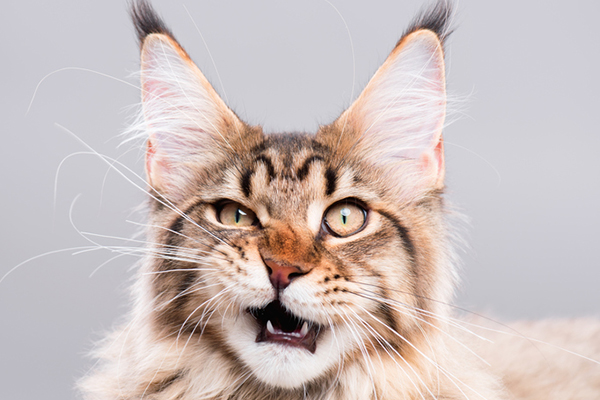
#> input picture cat.jpg, 600 x 400 px
$ python 'Tuz ve Biber.py'
#> lines starting #> are read from the running program, lines starting #| are printed output that depends on the picture; after the words box and inside, x2 and y2 are one past the last pixel; in counts of white or black regions, pixels touching at a corner belong together
import cv2
import numpy as np
import random

photo = cv2.imread('cat.jpg')
#> photo is the input picture: shape (400, 600, 3); mean B, G, R 188.6, 190.5, 203.2

height, width, _ = photo.shape
#> height = 400; width = 600

random_number_generator = random.Random()

for i in range(height):
    for j in range(width):
        random_number = random_number_generator.uniform(0, 1)

        if random_number < 0.1:
            photo[i, j] = (0, 0, 0)

        elif random_number < 0.2:
            photo[i, j] = (255, 255, 255)
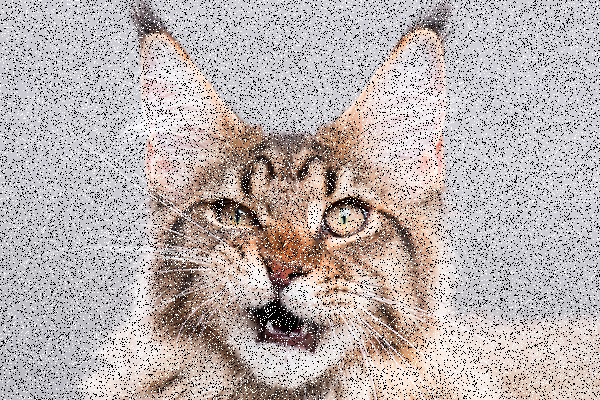
#> photo: shape (400, 600, 3); 19.96% of pixels changed, all inside (x1, y1, x2, y2) = (0, 0, 600, 400)

cv2.imshow('Salt and Pepper photo', photo)

cv2.waitKey(0)

cv2.destroyAllWindows()
